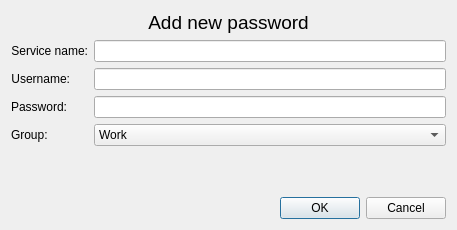
<?xml version="1.0" encoding="UTF-8"?>
<ui version="4.0">
 <class>AddPasswordDialog</class>
 <widget class="QDialog" name="AddPasswordDialog">
  <property name="geometry">
   <rect>
    <x>0</x>
    <y>0</y>
    <width>457</width>
    <height>230</height>
   </rect>
  </property>
  <property name="windowTitle">
   <string>Add new password</string>
  </property>
  <layout class="QVBoxLayout" name="verticalLayout_3">
   <item>
    <layout class="QVBoxLayout" name="verticalLayout_2">
     <item>
      <widget class="QLabel" name="label">
       <property name="sizePolicy">
        <sizepolicy hsizetype="Preferred" vsizetype="Maximum">
         <horstretch>0</horstretch>
         <verstretch>0</verstretch>
        </sizepolicy>
       </property>
       <property name="font">
        <font>
         <pointsize>14</pointsize>
        </font>
       </property>
       <property name="text">
        <string>Add new password</string>
       </property>
       <property name="textFormat">
        <enum>Qt::TextFormat::AutoText</enum>
       </property>
       <property name="alignment">
        <set>Qt::AlignmentFlag::AlignCenter</set>
       </property>
      </widget>
     </item>
     <item>
      <layout class="QFormLayout" name="formLayout_2">
       <item row="0" column="0">
        <widget class="QLabel" name="serviceNameLabel">
         <property name="sizePolicy">
          <sizepolicy hsizetype="MinimumExpanding" vsizetype="Preferred">
           <horstretch>0</horstretch>
           <verstretch>0</verstretch>
          </sizepolicy>
         </property>
         <property name="text">
          <string>Service name:</string>
         </property>
         <property name="textFormat">
          <enum>Qt::TextFormat::AutoText</enum>
         </property>
         <property name="alignment">
          <set>Qt::AlignmentFlag::AlignRight|Qt::AlignmentFlag::AlignTrailing|Qt::AlignmentFlag::AlignVCenter</set>
         </property>
        </widget>
       </item>
       <item row="0" column="1">
        <widget class="QLineEdit" name="serviceNameLineEdit">
         <property name="sizePolicy">
          <sizepolicy hsizetype="MinimumExpanding" vsizetype="Fixed">
           <horstretch>0</horstretch>
           <verstretch>0</verstretch>
          </sizepolicy>
         </property>
        </widget>
       </item>
       <item row="1" column="0">
        <widget class="QLabel" name="usernameLabel">
         <property name="sizePolicy">
          <sizepolicy hsizetype="MinimumExpanding" vsizetype="Preferred">
           <horstretch>0</horstretch>
           <verstretch>0</verstretch>
          </sizepolicy>
         </property>
         <property name="text">
          <string>Username:</string>
         </property>
         <property name="textFormat">
          <enum>Qt::TextFormat::AutoText</enum>
         </property>
         <property name="alignment">
          <set>Qt::AlignmentFlag::AlignRight|Qt::AlignmentFlag::AlignTrailing|Qt::AlignmentFlag::AlignVCenter</set>
         </property>
        </widget>
       </item>
       <item row="1" column="1">
        <widget class="QLineEdit" name="usernameLineEdit">
         <property name="sizePolicy">
          <sizepolicy hsizetype="MinimumExpanding" vsizetype="Fixed">
           <horstretch>0</horstretch>
           <verstretch>0</verstretch>
          </sizepolicy>
         </property>
        </widget>
       </item>
       <item row="2" column="0">
        <widget class="QLabel" name="passwordLabel">
         <property name="sizePolicy">
          <sizepolicy hsizetype="MinimumExpanding" vsizetype="Preferred">
           <horstretch>0</horstretch>
           <verstretch>0</verstretch>
          </sizepolicy>
         </property>
         <property name="text">
          <string>Password:</string>
         </property>
         <property name="textFormat">
          <enum>Qt::TextFormat::AutoText</enum>
         </property>
         <property name="alignment">
          <set>Qt::AlignmentFlag::AlignRight|Qt::AlignmentFlag::AlignTrailing|Qt::AlignmentFlag::AlignVCenter</set>
         </property>
        </widget>
       </item>
       <item row="2" column="1">
        <widget class="QLineEdit" name="passwordLineEdit">
         <property name="sizePolicy">
          <sizepolicy hsizetype="MinimumExpanding" vsizetype="Fixed">
           <horstretch>0</horstretch>
           <verstretch>0</verstretch>
          </sizepolicy>
         </property>
         <property name="inputMask">
          <string/>
         </property>
         <property name="echoMode">
          <enum>QLineEdit::EchoMode::Password</enum>
         </property>
        </widget>
       </item>
       <item row="3" column="0">
        <widget class="QLabel" name="groupLabel">
         <property name="text">
          <string>Group:</string>
         </property>
        </widget>
       </item>
       <item row="3" column="1">
        <widget class="QComboBox" name="groupComboBox">
         <item>
          <property name="text">
           <string>Work</string>
          </property>
         </item>
         <item>
          <property name="text">
           <string>Personal</string>
          </property>
         </item>
         <item>
          <property name="text">
           <string>Banking</string>
          </property>
         </item>
         <item>
          <property name="text">
           <string>Email</string>
          </property>
         </item>
        </widget>
       </item>
      </layout>
     </item>
     <item>
      <widget class="QDialogButtonBox" name="buttonBox">
       <property name="locale">
        <locale language="English" country="UnitedStates"/>
       </property>
       <property name="orientation">
        <enum>Qt::Orientation::Horizontal</enum>
       </property>
       <property name="standardButtons">
        <set>QDialogButtonBox::StandardButton::Cancel|QDialogButtonBox::StandardButton::Ok</set>
       </property>
      </widget>
     </item>
    </layout>
   </item>
  </layout>
 </widget>
 <resources/>
 <connections>
  <connection>
   <sender>buttonBox</sender>
   <signal>accepted()</signal>
   <receiver>AddPasswordDialog</receiver>
   <slot>accept()</slot>
   <hints>
    <hint type="sourcelabel">
     <x>248</x>
     <y>254</y>
    </hint>
    <hint type="destinationlabel">
     <x>157</x>
     <y>274</y>
    </hint>
   </hints>
  </connection>
  <connection>
   <sender>buttonBox</sender>
   <signal>rejected()</signal>
   <receiver>AddPasswordDialog</receiver>
   <slot>reject()</slot>
   <hints>
    <hint type="sourcelabel">
     <x>316</x>
     <y>260</y>
    </hint>
    <hint type="destinationlabel">
     <x>286</x>
     <y>274</y>
    </hint>
   </hints>
  </connection>
 </connections>
</ui>
